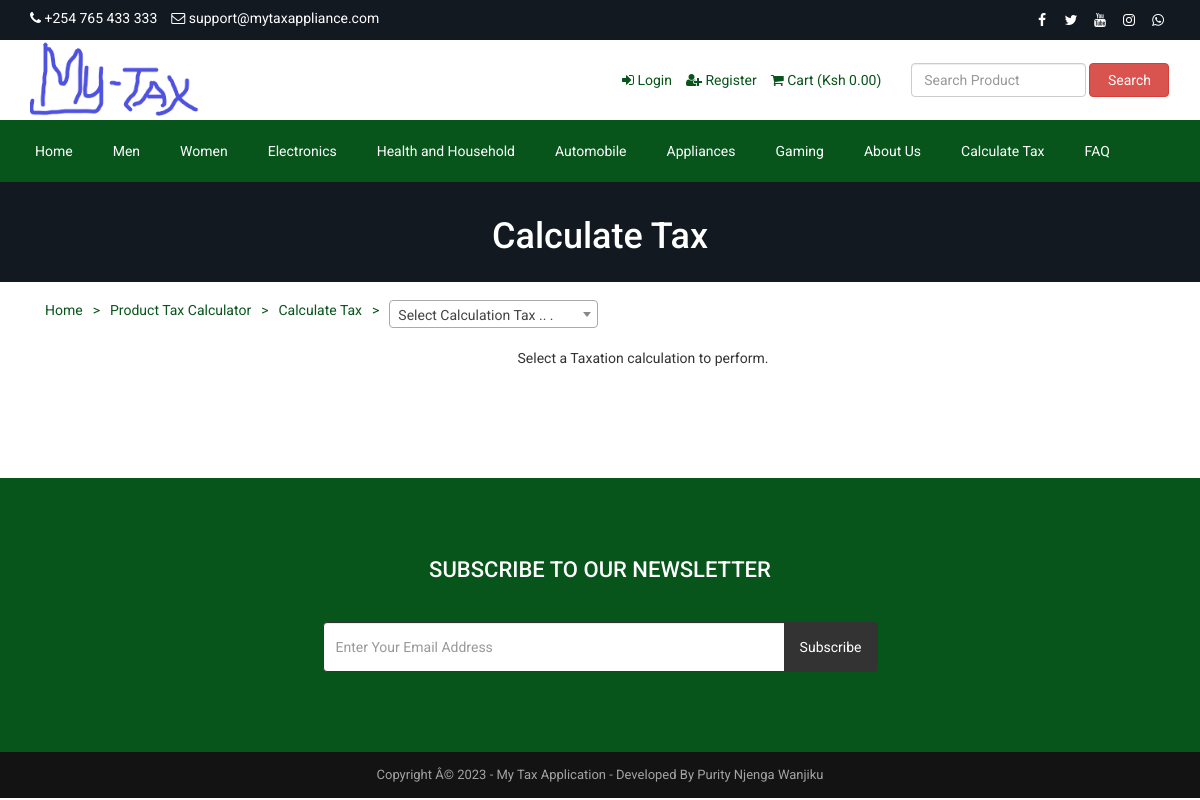
The app's page /calculate-tax.php (signed in), older data.
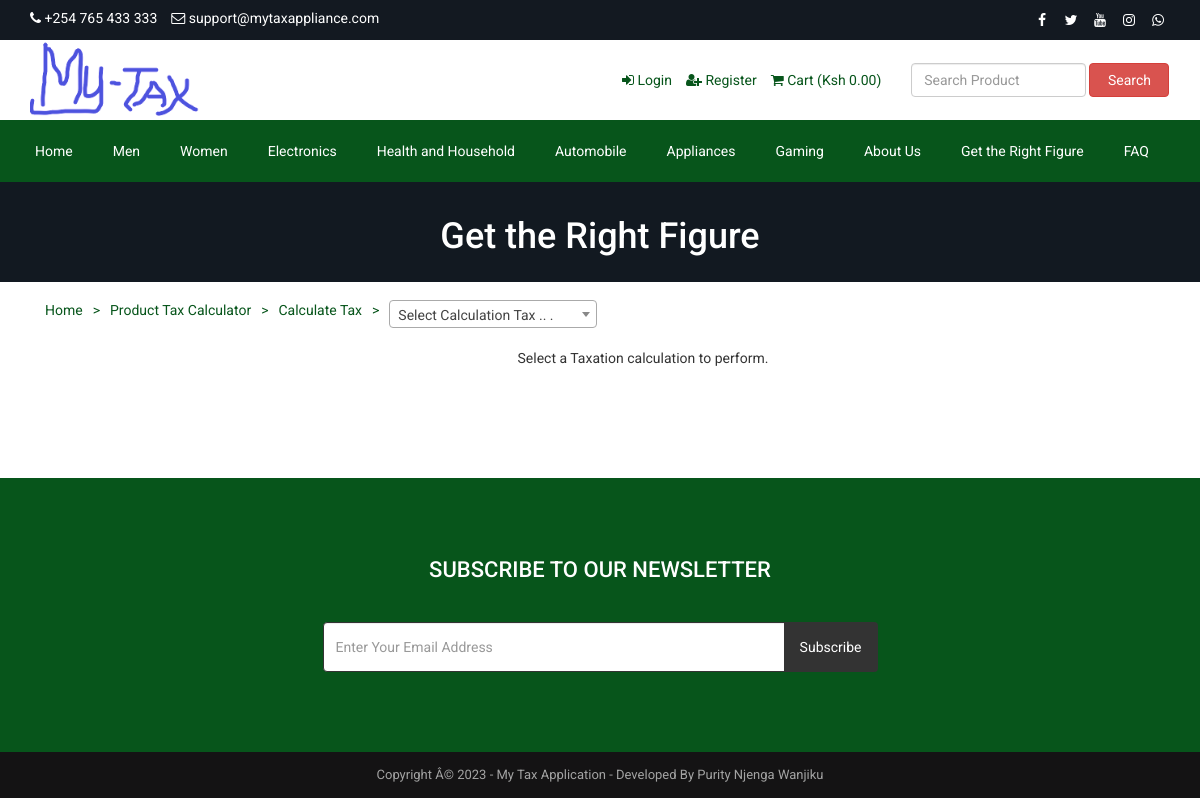
The same page, newer data.
### tables this page shows
CREATE TABLE `tbl_page` (
  `id` int(11) NOT NULL,
  `about_title` varchar(255) NOT NULL,
  `about_content` text NOT NULL,
  `about_banner` varchar(255) NOT NULL,
  `about_meta_title` varchar(255) NOT NULL,
  `about_meta_keyword` text NOT NULL,
  `about_meta_description` text NOT NULL,
  `faq_title` varchar(255) NOT NULL,
  `faq_banner` varchar(255) NOT NULL,
  `faq_meta_title` varchar(255) NOT NULL,
  `faq_meta_keyword` text NOT NULL,
  `faq_meta_description` text NOT NULL,
  `blog_title` varchar(255) NOT NULL,
  `blog_banner` varchar(255) NOT NULL,
  `blog_meta_title` varchar(255) NOT NULL,
  `blog_meta_keyword` text NOT NULL,
  `blog_meta_description` text NOT NULL,
  `contact_title` varchar(255) NOT NULL,
  `contact_banner` varchar(255) NOT NULL,
  `contact_meta_title` varchar(255) NOT NULL,
  `contact_meta_keyword` text NOT NULL,
  `contact_meta_description` text NOT NULL,
  `pgallery_title` varchar(255) NOT NULL,
  `pgallery_banner` varchar(255) NOT NULL,
  `pgallery_meta_title` varchar(255) NOT NULL,
  `pgallery_meta_keyword` text NOT NULL,
  `pgallery_meta_description` text NOT NULL,
  `vgallery_title` varchar(255) NOT NULL,
  `vgallery_banner` varchar(255) NOT NULL,
  `vgallery_meta_title` varchar(255) NOT NULL,
  `vgallery_meta_keyword` text NOT NULL,
  `vgallery_meta_description` text NOT NULL,
  `calculate_tax_title` varchar(255) NOT NULL,
  `calculate_tax_banner` varchar(255) NOT NULL,
  `calculate_tax_meta_title` varchar(255) NOT NULL,
  `calculate_tax_meta_keyword` varchar(255) NOT NULL,
  `calculate_tax_meta_description` varchar(255) NOT NULL
);

### calculate-tax.php (the view, shortened to what the changed rows need)
<?php
require_once('header.php');
?>
<?php
$statement = $pdo->prepare("SELECT * FROM tbl_page WHERE id=1");
$statement->execute();
$result = $statement->fetchAll(PDO::FETCH_ASSOC);
foreach ($result as $row) {
    $calculate_tax_title = $row['calculate_tax_title'];
    $calculate_tax_banner = $row['calculate_tax_banner'];
}
?>
<div class="page-banner" style="background-image: url(assets/uploads/<?php echo $calculate_tax_banner; ?>);">
    <div class="inner">
        <h1><?php echo $calculate_tax_title; ?></h1>
    </div>
</div>
<div class="page">
    <div class="container">
    </div>
</div>
<?php require_once('footer.php'); ?>

### header.php (shortened to what the changed rows need)
<?php
include("admin/inc/config.php");
?>
<!DOCTYPE html>
<html lang="en">
<head>
    <link rel="stylesheet" href="assets/css/bootstrap.min.css">
    <link rel="stylesheet" href="assets/css/font-awesome.min.css">
    <link rel="stylesheet" href="assets/css/owl.carousel.min.css">
    <link rel="stylesheet" href="assets/css/owl.theme.default.min.css">
    <link rel="stylesheet" href="assets/css/jquery.bxslider.min.css">
    <link rel="stylesheet" href="assets/css/magnific-popup.css">
    <link rel="stylesheet" href="assets/css/rating.css">
    <link rel="stylesheet" href="assets/css/spacing.css">
    <link rel="stylesheet" href="assets/css/bootstrap-touch-slider.css">
    <link rel="stylesheet" href="assets/css/animate.min.css">
    <link rel="stylesheet" href="assets/css/tree-menu.css">
    <link rel="stylesheet" href="assets/css/select2.min.css">
    <link rel="stylesheet" href="assets/css/main.css">
    <link rel="stylesheet" href="assets/css/responsive.css">
    <?php
    $statement = $pdo->prepare("SELECT * FROM tbl_page WHERE id=1");
$statement->execute();
$result = $statement->fetchAll(PDO::FETCH_ASSOC);
    ?>
</head>
<body>
    <div class="top">
        <div class="container">
        </div>
    </div>
    <div class="header">
        <div class="container">
        </div>
    </div>
    <div class="nav">
        <div class="container">
            <div class="row">
                <div class="col-md-12 pl_0 pr_0">
                    <div class="menu-container">
                        <div class="menu">
                            <ul>
                                <?php
                                $statement = $pdo->prepare("SELECT * FROM tbl_page WHERE id=1");
                                $statement->execute();
                                $result = $statement->fetchAll(PDO::FETCH_ASSOC);
                                foreach ($result as $row) {
                                        $about_title = $row['about_title'];
                                            $faq_title = $row['faq_title'];
                                                                $calculatetax_title = $row['calculate_tax_title'];
                                                    }
                                ?>
                                <li><a href="about.php"><?php echo $about_title; ?></a>
                                </li>
                                <li><a href="calculate-tax.php"><?php echo $calculatetax_title; ?></a>
                                </li>
                                <li><a href="faq.php"><?php echo $faq_title; ?></a>
                                </li>
                            </ul>
                        </div>
                    </div>
                </div>
            </div>
        </div>
    </div>

Row changes from the older to the newer data that the page shows:
changed tbl_page "About Us": calculate_tax_title "Calculate Tax" → "Get the Right Figure"
